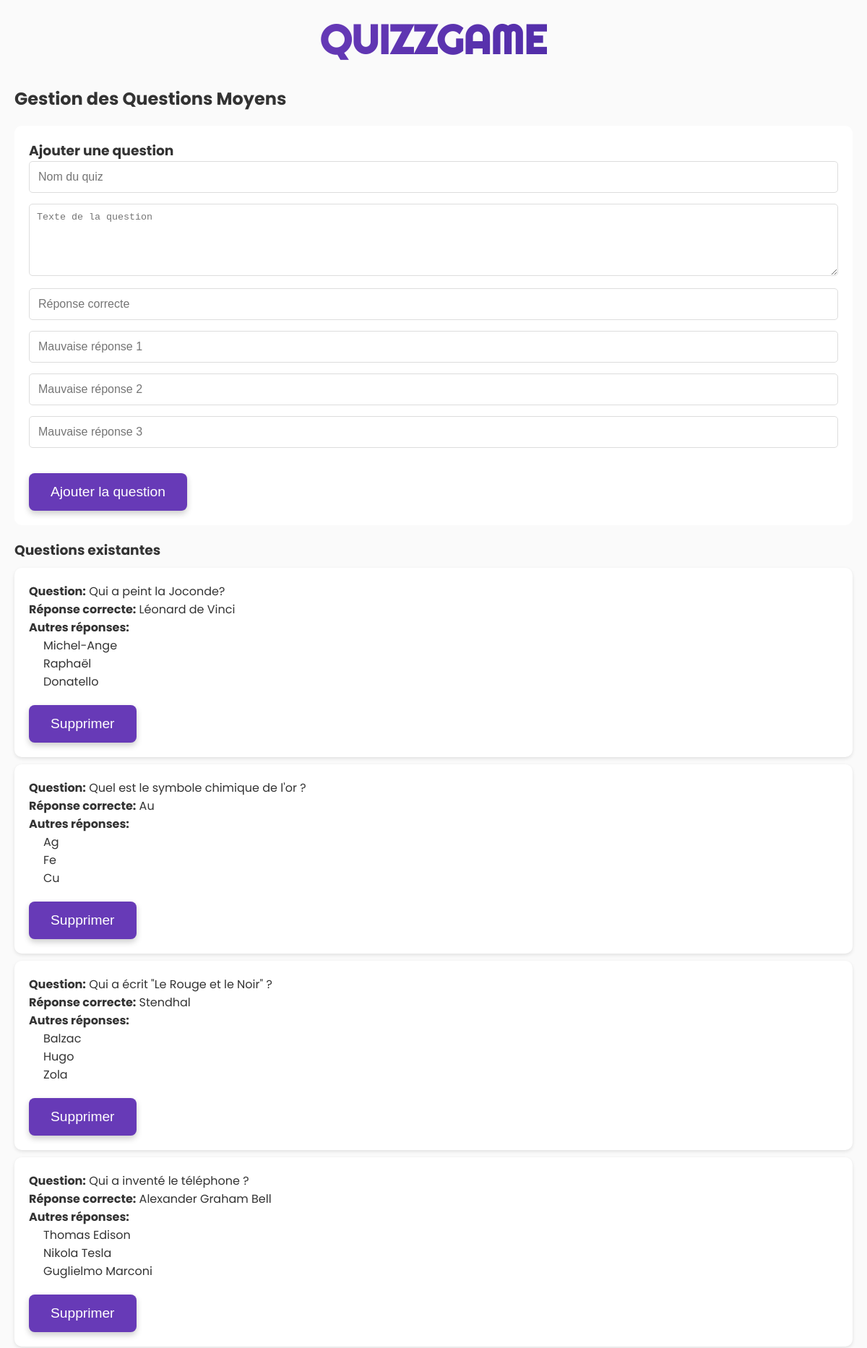
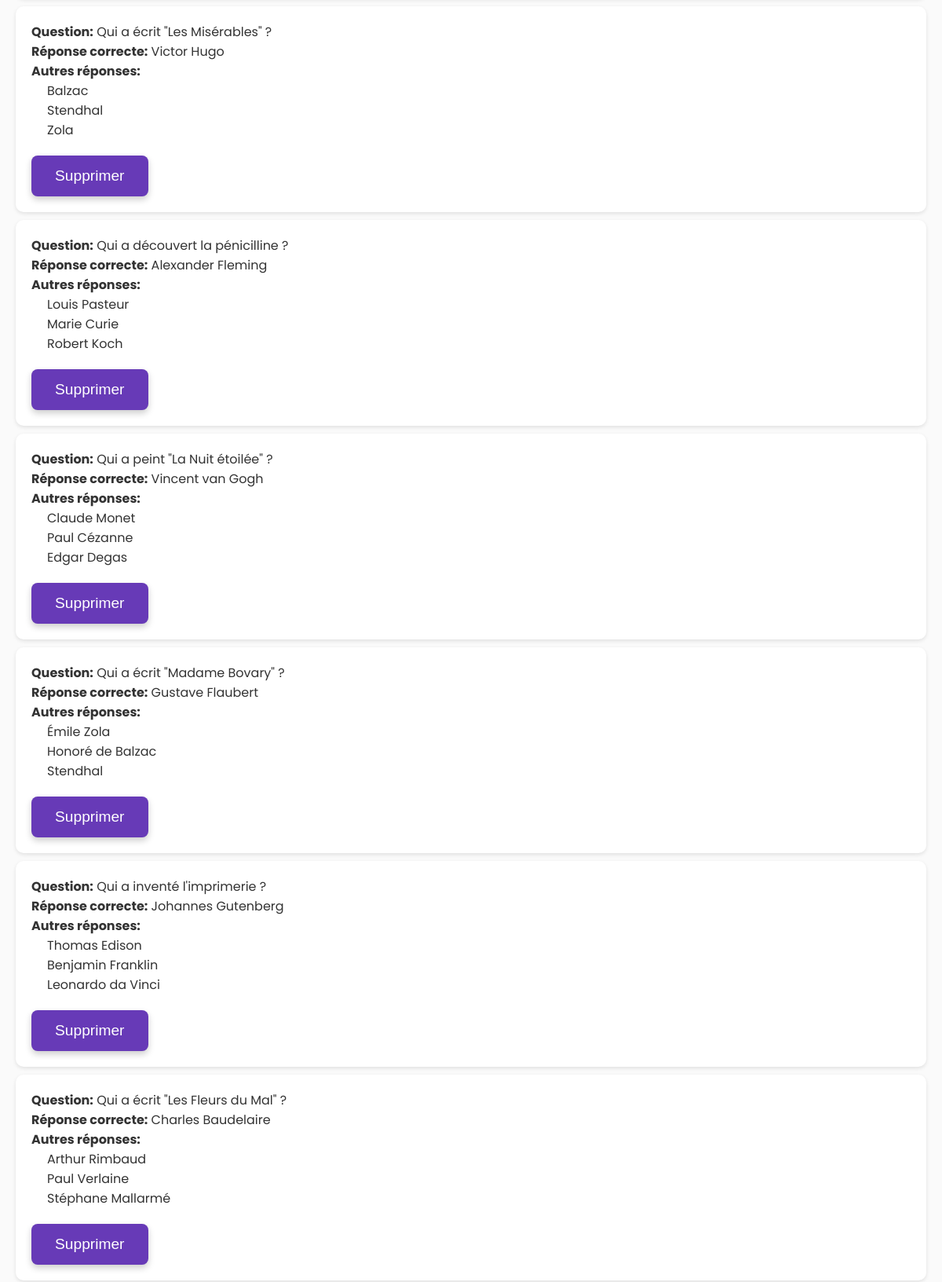
The page /manage_quiz.php?difficulty=moyen (signed in, upper part) on the database its author committed (2 pictures, top to bottom).
### tables this page shows
CREATE TABLE IF NOT EXISTS `questions` (
  `id_question` int NOT NULL AUTO_INCREMENT,
  `quiz_name` varchar(255) NOT NULL,
  `question_text` text NOT NULL,
  `difficulty` enum('facile','moyen','difficile') NOT NULL,
  `correct_answer` varchar(255) NOT NULL,
  `answer1` varchar(255) NOT NULL,
  `answer2` varchar(255) NOT NULL,
  `answer3` varchar(255) NOT NULL,
  PRIMARY KEY (`id_question`)
);

### manage_quiz.php (the view, shortened to what this page needs)
<?php
$difficulty = $_GET['difficulty'] ?? '';
try {
    $db = new PDO('mysql:host=localhost;dbname=qcm_simple;charset=utf8', 'root', '');
    $db->setAttribute(PDO::ATTR_ERRMODE, PDO::ERRMODE_EXCEPTION);
    $stmt = $db->prepare('SELECT * FROM questions WHERE difficulty = ? ORDER BY id_question');
    $stmt->execute([$difficulty]);
    $questions = $stmt->fetchAll(PDO::FETCH_ASSOC);
} catch (PDOException $e) {
    die("Database connection failed: " . $e->getMessage());
}
?>
<!DOCTYPE html>
<html lang="fr">
<head>
    <link rel="stylesheet" href="style.css">
</head>
<body>
    <div class="container">
        <h1 class="logo">QUIZZGAME</h1>
        <div class="admin-section">
            <h2>Gestion des Questions <?php echo ucfirst($difficulty); ?>s</h2>
            <div class="add-question-form">
                <h3>Ajouter une question</h3>
                <form method="post" action="">
                    <input type="text" name="quiz_name" placeholder="Nom du quiz" required>
                    <textarea name="question_text" placeholder="Texte de la question" required></textarea>
                    <input type="text" name="correct_answer" placeholder="Réponse correcte" required>
                    <input type="text" name="answer1" placeholder="Mauvaise réponse 1" required>
                    <input type="text" name="answer2" placeholder="Mauvaise réponse 2" required>
                    <input type="text" name="answer3" placeholder="Mauvaise réponse 3" required>
                    <button type="submit" class="btn-suivant">Ajouter la question</button>
                </form>
            </div>
            <div class="questions-list">
                <h3>Questions existantes</h3>
                <?php foreach ($questions as $question): ?>
                    <div class="question-item">
                        <p><strong>Question:</strong> <?php echo htmlspecialchars($question['question_text']); ?></p>
                        <p><strong>Réponse correcte:</strong> <?php echo htmlspecialchars($question['correct_answer']); ?></p>
                        <p><strong>Autres réponses:</strong></p>
                        <ul>
                            <li><?php echo htmlspecialchars($question['answer1']); ?></li>
                            <li><?php echo htmlspecialchars($question['answer2']); ?></li>
                            <li><?php echo htmlspecialchars($question['answer3']); ?></li>
                        </ul>
                        <form method="post" action="" style="display: inline;">
                            <button type="submit" class="btn-suivant" onclick="return confirm('Êtes-vous sûr de vouloir supprimer cette question ?')">Supprimer</button>
                        </form>
                    </div>
                <?php endforeach; ?>
            </div>
        </div>
    </div>
</body>
</html>

### style.css (style rules this page uses)
:root { --primary: #673ab7; --secondary: #4CAF50; --danger: #f44336; --dark: #333; --light: #fafafa; --gradient: linear-gradient(135deg, #673ab7 0%, #512da8 100%); }
* { margin: 0; padding: 0; box-sizing: border-box; }
body { font-family: 'Poppins', sans-serif; background: var(--light); color: var(--dark); display: flex; justify-content: center; align-items: center; min-height: 100vh; margin: 0; padding: 0; }
.container { width: 100%; min-height: 100vh; padding: 20px; display: flex; flex-direction: column; align-items: center; justify-content: center; animation: fadeIn 0.8s ease-out; }
.logo { font-family: 'Righteous', cursive; font-size: 3.5em; text-align: center; background: var(--gradient); -webkit-background-clip: text; -webkit-text-fill-color: transparent; margin-bottom: 30px; animation: pulse 2s infinite; }
h1 { color: var(--dark); margin-bottom: 20px; font-size: 2.5rem; }
.btn-suivant { background-color: var(--primary); color: #fff; border: none; border-radius: 8px; padding: 15px 30px; margin-top: 20px; font-size: 1.2rem; cursor: pointer; transition: background-color 0.3s ease; box-shadow: 0 4px 8px rgba(0, 0, 0, 0.2); text-decoration: none; display: inline-block; animation: fadeIn 0.5s ease-out; }
input[type="email"], input[type="password"], input[type="text"] { width: 100%; padding: 12px; margin-bottom: 15px; border: 1px solid #ddd; border-radius: 5px; font-size: 1rem; transition: all 0.3s ease; }
.add-question-form { background: white; padding: 20px; border-radius: 10px; margin: 20px 0; }
.add-question-form textarea { width: 100%; min-height: 100px; padding: 10px; margin-bottom: 10px; border: 1px solid #ddd; border-radius: 5px; }
.questions-list .question-item { background: white; padding: 20px; border-radius: 10px; margin: 10px 0; box-shadow: 0 2px 5px rgba(0,0,0,0.1); }
.questions-list ul { list-style: none; padding-left: 20px; }

### rows shown on the page
questions: question_text "Qui a peint la Joconde?", correct_answer "Léonard de Vinci", answer1 "Michel-Ange", answer2 "Raphaël", answer3 "Donatello"
questions: question_text "Quel est le symbole chimique de l'or ?", correct_answer "Au", answer1 "Ag", answer2 "Fe", answer3 "Cu"
questions: question_text "Qui a écrit \"Le Rouge et le Noir\" ?", correct_answer "Stendhal", answer1 "Balzac", answer2 "Hugo", answer3 "Zola"
questions: question_text "Qui a inventé le téléphone ?", correct_answer "Alexander Graham Bell", answer1 "Thomas Edison", answer2 "Nikola Tesla", answer3 "Guglielmo Marconi"
questions: question_text "Qui a écrit \"Les Misérables\" ?", correct_answer "Victor Hugo", answer1 "Balzac", answer2 "Stendhal", answer3 "Zola"
questions: question_text "Qui a découvert la pénicilline ?", correct_answer "Alexander Fleming", answer1 "Louis Pasteur", answer2 "Marie Curie", answer3 "Robert Koch"
questions: question_text "Qui a peint \"La Nuit étoilée\" ?", correct_answer "Vincent van Gogh", answer1 "Claude Monet", answer2 "Paul Cézanne", answer3 "Edgar Degas"
questions: question_text "Qui a écrit \"Madame Bovary\" ?", correct_answer "Gustave Flaubert", answer1 "Émile Zola", answer2 "Honoré de Balzac", answer3 "Stendhal"
questions: question_text "Qui a inventé l'imprimerie ?", correct_answer "Johannes Gutenberg", answer1 "Thomas Edison", answer2 "Benjamin Franklin", answer3 "Leonardo da Vinci"
questions: question_text "Qui a écrit \"Les Fleurs du Mal\" ?", correct_answer "Charles Baudelaire", answer1 "Arthur Rimbaud", answer2 "Paul Verlaine", answer3 "Stéphane Mallarmé"

### other values the page prints
$difficulty "Moyen"
